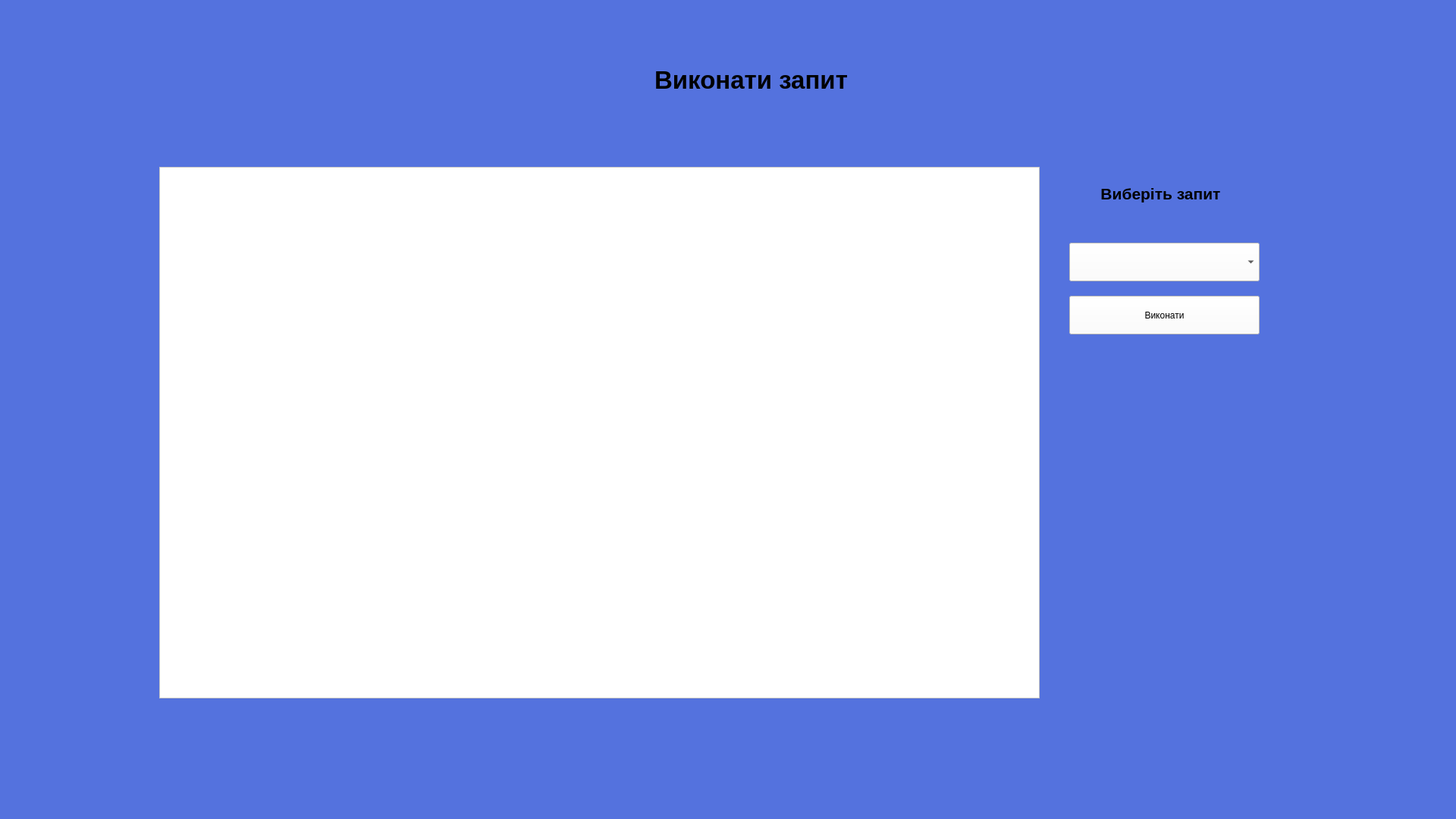
<?xml version="1.0" encoding="UTF-8"?>
<ui version="4.0">
 <class>Management</class>
 <widget class="QMainWindow" name="Management">
  <property name="geometry">
   <rect>
    <x>0</x>
    <y>0</y>
    <width>1920</width>
    <height>1080</height>
   </rect>
  </property>
  <property name="windowTitle">
   <string>Керування БД</string>
  </property>
  <property name="windowIcon">
   <iconset>
    <normaloff>../Downloads/symvolika-1.png</normaloff>../Downloads/symvolika-1.png</iconset>
  </property>
  <property name="styleSheet">
   <string notr="true">background: #5472DE;
background-image: url(:/newPrefix/649eb8ca76c20 (1).png);</string>
  </property>
  <widget class="QWidget" name="centralwidget">
   <widget class="QLabel" name="label_3">
    <property name="geometry">
     <rect>
      <x>620</x>
      <y>50</y>
      <width>741</width>
      <height>111</height>
     </rect>
    </property>
    <property name="font">
     <font>
      <family>Arial</family>
      <pointsize>25</pointsize>
      <weight>75</weight>
      <bold>true</bold>
     </font>
    </property>
    <property name="autoFillBackground">
     <bool>false</bool>
    </property>
    <property name="styleSheet">
     <string notr="true">background: transparent;</string>
    </property>
    <property name="text">
     <string>Виконати запит</string>
    </property>
    <property name="textFormat">
     <enum>Qt::AutoText</enum>
    </property>
    <property name="alignment">
     <set>Qt::AlignCenter</set>
    </property>
   </widget>
   <widget class="QLabel" name="label_9">
    <property name="geometry">
     <rect>
      <x>1390</x>
      <y>200</y>
      <width>281</width>
      <height>111</height>
     </rect>
    </property>
    <property name="font">
     <font>
      <family>Arial</family>
      <pointsize>16</pointsize>
      <weight>75</weight>
      <bold>true</bold>
     </font>
    </property>
    <property name="autoFillBackground">
     <bool>false</bool>
    </property>
    <property name="styleSheet">
     <string notr="true">background: transparent;</string>
    </property>
    <property name="text">
     <string>Виберіть запит</string>
    </property>
    <property name="textFormat">
     <enum>Qt::AutoText</enum>
    </property>
    <property name="alignment">
     <set>Qt::AlignCenter</set>
    </property>
   </widget>
   <widget class="QPushButton" name="pushButton_16">
    <property name="geometry">
     <rect>
      <x>1410</x>
      <y>390</y>
      <width>251</width>
      <height>51</height>
     </rect>
    </property>
    <property name="styleSheet">
     <string notr="true">background-color: rgb(255, 255, 255);</string>
    </property>
    <property name="text">
     <string>Виконати</string>
    </property>
   </widget>
   <widget class="QTableWidget" name="tableWidget_2">
    <property name="geometry">
     <rect>
      <x>210</x>
      <y>220</y>
      <width>1161</width>
      <height>701</height>
     </rect>
    </property>
    <property name="styleSheet">
     <string notr="true">background-color: rgb(255, 255, 255);</string>
    </property>
    <property name="showGrid">
     <bool>true</bool>
    </property>
    <property name="sortingEnabled">
     <bool>true</bool>
    </property>
    <property name="wordWrap">
     <bool>false</bool>
    </property>
    <property name="rowCount">
     <number>0</number>
    </property>
    <property name="columnCount">
     <number>0</number>
    </property>
    <attribute name="horizontalHeaderCascadingSectionResizes">
     <bool>false</bool>
    </attribute>
   </widget>
   <widget class="QComboBox" name="comboBox_5">
    <property name="geometry">
     <rect>
      <x>1410</x>
      <y>320</y>
      <width>251</width>
      <height>51</height>
     </rect>
    </property>
    <property name="styleSheet">
     <string notr="true">background-color: rgb(255, 255, 255);</string>
    </property>
   </widget>
  </widget>
 </widget>
 <resources>
  <include location="image.qrc"/>
 </resources>
 <connections/>
</ui>
